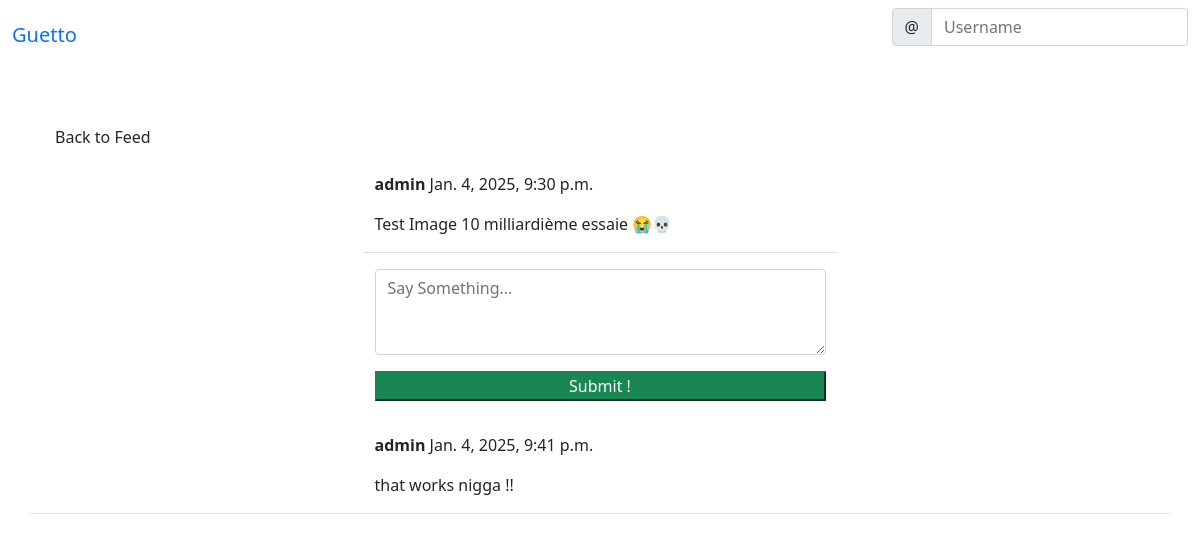
The app's page /social/post/12 (signed in) with its own data.
### social/models.py (models this page shows)
class Post(models.Model):
    body = models.TextField()
    image = models.ImageField(upload_to='uploads/post_photos', blank=True, null=True)
    created_on = models.DateTimeField(default=timezone.now)
    author = models.ForeignKey(User, on_delete=models.CASCADE)
    likes = models.ManyToManyField(User, related_name='likes', blank=True)

class Comment(models.Model):
    comment = models.TextField()
    created_on = models.DateTimeField(default=timezone.now)
    author = models.ForeignKey(User, on_delete=models.CASCADE)
    post = models.ForeignKey('Post', on_delete=models.CASCADE )

### social/views.py (the view, shortened to what this page needs)
# urls.py: path('post/<int:pk>', PostDetailView.as_view(), name='post-detail'),
class PostDetailView(LoginRequiredMixin, View):
    def get(self, request, pk, *args, **kwargs):
        post = Post.objects.get(pk=pk)
        form = CommentForm()
        comments = Comment.objects.filter(post=post).order_by('-created_on')
        context = {
            'post': post,
            'form': form,
            'comments': comments,
        }
        return render(request, 'social/post_detail.html', context)

### social/forms.py
class CommentForm(forms.ModelForm):
    comment = forms.CharField(
            label='',
            widget=forms.Textarea(attrs={
                'rows': '3',
                'placeholder': 'Say Something...'
                }
                )
        )
    class Meta:
        model = Comment
        fields = ['comment']

### social/templates/social/post_detail.html (shortened to what this page needs)
{% extends 'landing/base.html' %}
{% load crispy_forms_tags %}
{% block content %}
    {% if user.is_authenticated %}
    <div class="container">
        <div class="row mt-5">
            <div class="col-md-5 col-sm-6">
                <a href="{% url 'post-list' %}" class="btn btn_light">Back to Feed</a>
            </div>
        </div>
        <div class="row justify-content-center mt-3">
            <div class="col-md-5 col-sm-12 border-bottom">
                <p><strong>{{ post.author }}</strong> {{ post.created_on }} </p>
                <p>{{ post.body }}</p>
            </div>
        </div>
        <div class="row justify-content-center mt-3">
            <div class="col-md-5 col-sm-12">
                <form method="post">
                    {{ form | crispy }}
                    <div class="d-grid gap-2">
                        <button class="btnb btn-success mt-3">Submit !</button>
                    </div>
                </form>
            </div>
        </div>
        {% for comment in comments %}
        <div class="row justify-content-center mt-3 mb-5 border-bottom">
            <div class="col-md-5 col-sm-12">
                <p>
                    <strong>{{ comment.author }}</strong> {{ comment.created_on }}
                </p>
                <p>{{ comment.comment }}</p>
            </div>
        </div>
        {% endfor %}
    </div>
    {% endif %}
{% endblock content %}

### records on screen
Post: author "admin", created_on "Jan. 4, 2025, 9:30 p.m.", body "Test Image 10 milliardième essaie 😭💀"
Comment: author "admin", created_on "Jan. 4, 2025, 9:41 p.m.", comment "that works nigga !!"
